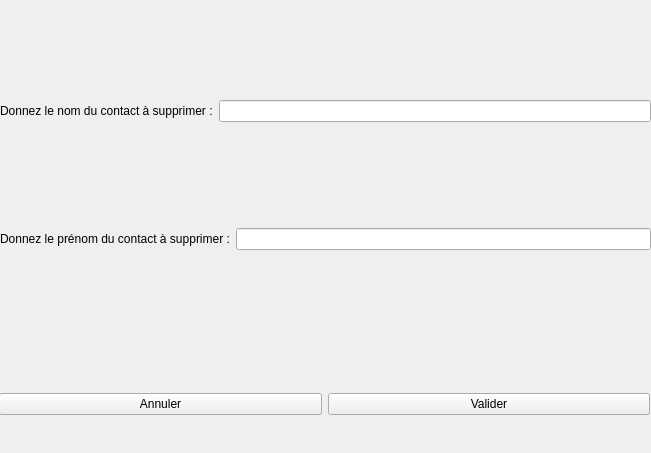
<?xml version="1.0" encoding="UTF-8"?>
<ui version="4.0">
 <class>widgetRetirer</class>
 <widget class="QWidget" name="widgetRetirer">
  <property name="geometry">
   <rect>
    <x>0</x>
    <y>0</y>
    <width>651</width>
    <height>453</height>
   </rect>
  </property>
  <property name="windowTitle">
   <string>Form</string>
  </property>
  <property name="styleSheet">
   <string notr="true"/>
  </property>
  <widget class="QWidget" name="horizontalLayoutWidget">
   <property name="geometry">
    <rect>
     <x>-1</x>
     <y>349</y>
     <width>651</width>
     <height>111</height>
    </rect>
   </property>
   <layout class="QHBoxLayout" name="horizontalLayout">
    <item>
     <widget class="QPushButton" name="bAnnuler">
      <property name="text">
       <string>Annuler</string>
      </property>
     </widget>
    </item>
    <item>
     <widget class="QPushButton" name="bValider">
      <property name="text">
       <string>Valider</string>
      </property>
     </widget>
    </item>
   </layout>
  </widget>
  <widget class="QWidget" name="verticalLayoutWidget">
   <property name="geometry">
    <rect>
     <x>0</x>
     <y>0</y>
     <width>651</width>
     <height>351</height>
    </rect>
   </property>
   <layout class="QVBoxLayout" name="verticalLayout_2">
    <item>
     <layout class="QHBoxLayout" name="horizontalLayout_3">
      <item>
       <widget class="QLabel" name="label_2">
        <property name="text">
         <string>Donnez le nom du contact à supprimer :</string>
        </property>
       </widget>
      </item>
      <item>
       <widget class="QLineEdit" name="nom"/>
      </item>
     </layout>
    </item>
    <item>
     <layout class="QHBoxLayout" name="horizontalLayout_2">
      <item>
       <widget class="QLabel" name="label">
        <property name="text">
         <string>Donnez le prénom du contact à supprimer :</string>
        </property>
       </widget>
      </item>
      <item>
       <widget class="QLineEdit" name="prenom"/>
      </item>
     </layout>
    </item>
   </layout>
  </widget>
 </widget>
 <resources/>
 <connections/>
</ui>
